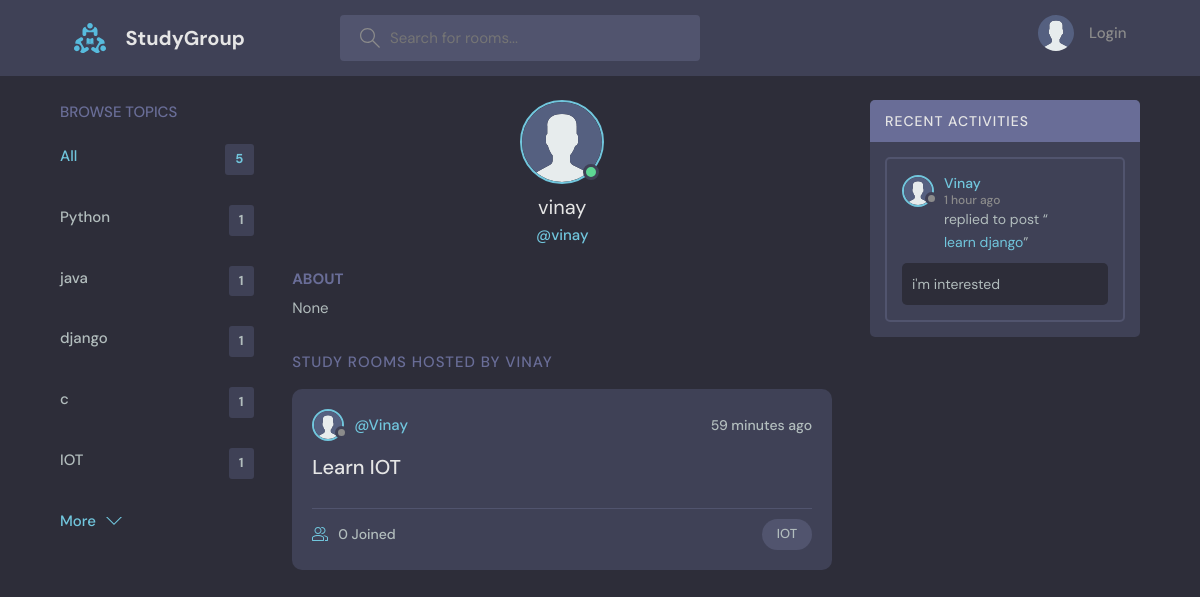
The page /profile/3 on the database its author committed.
### base/models.py (models this page shows, shortened)
class Topic(models.Model):
    name = models.CharField(max_length=200)

class User(AbstractUser):
    name = models.CharField(max_length=200, null=True)
    email = models.EmailField(unique=True, null=True)
    bio = models.TextField(null=True)
    avatar = models.ImageField(null= True, default = "avatar.svg")
    USERNAME_FIELD = 'email'
    REQUIRED_FIELDS = []

class Room(models.Model):
    host = models.ForeignKey(User, on_delete=models.SET_NULL, null= True)
    topic = models.ForeignKey(Topic, on_delete=models.SET_NULL, null= True)
    name = models.CharField(max_length = 200)
    description = models.TextField(null = True, blank = True)
    participants = models.ManyToManyField(User, related_name='participants', blank=True)
    updated = models.DateTimeField(auto_now = True)
    created = models.DateTimeField(auto_now_add = True)
    class Meta:
        ordering = ['-updated', '-created']
    def __str__(self):
        return self.name

class Message(models.Model):
    user = models.ForeignKey(User, on_delete=models.CASCADE)
    room = models.ForeignKey(Room, on_delete=models.CASCADE)
    body = models.TextField()
    updated = models.DateTimeField(auto_now = True)
    created = models.DateTimeField(auto_now_add = True)
    class Meta:
        ordering = ['-updated', '-created']

### base/views.py (the view)
# urls.py: path('profile/<str:pk>', views.userProfile, name="user-profile"),
def userProfile(request, pk):
    user = User.objects.get(id=pk)
    rooms = user.room_set.all()
    room_messages = user.message_set.all()
    topics = Topic.objects.all()
    context = {'user': user, 'rooms': rooms, 'room_messages': room_messages, 'topics': topics}
    return render(request, 'base/profile.html', context)

### base/templates/base/profile.html (shortened to what this page needs)
{%  extends 'main.html' %}
{% block content %}
  <main class="profile-page layout layout--3">
    <div class="container">
      {% include 'base/topics_component.html' %}
      <div class="roomList">
        <div class="profile">
          <div class="profile__avatar">
            <div class="avatar avatar--large active">
              <img src="{{user.avatar.url}}" />
            </div>
          </div>
          <div class="profile__info">
            <h3>{{user.username}}</h3>
            <p>@{{user.username}}</p>
          </div>
          <div class="profile__about">
            <h3>About</h3>
            <p>
              {{user.bio}}
            </p>
          </div>
        </div>
        <div class="roomList__header">
          <div>
            <h2>Study Rooms Hosted by {{user.username}}</a>
            </h2>
          </div>
        </div>
        {% include 'base/feed_component.html' %}
      </div>
      {% include 'base/activity_component.html' %}
    </div>
  </main>
{% endblock content %}

### base/templates/base/topics_component.html
<div class="topics">
    <div class="topics__header">
      <h2>Browse Topics</h2>
    </div>
    <ul class="topics__list">
      <li>
        <a href="{% url 'home' %}" class="active">All <span>{{topics.count}}</span></a>
      </li>
      {% for topic in topics %}
      <li>
        <a href="{% url 'home' %}?q={{topic.name}}">{{topic.name}}<span>{{topic.room_set.all.count}}</span></a>
      </li>
      {% endfor %}
    </ul>
    <a class="btn btn--link" href="{% url 'topics' %}">
      More
      <svg version="1.1" xmlns="http://www.w3.org/2000/svg" width="32" height="32" viewBox="0 0 32 32">
        <title>chevron-down</title>
        <path d="M16 21l-13-13h-3l16 16 16-16h-3l-13 13z"></path>
      </svg>
    </a>
  </div>

### base/templates/base/feed_component.html (shortened to what this page needs)
{% for room in rooms %}
<div class="roomListRoom">
    <div class="roomListRoom__header">
      <a href="{% url 'user-profile' room.host.id %}" class="roomListRoom__author">
        <div class="avatar avatar--small">
          <img src="{{room.host.avatar.url}}" />
        </div>
        <span>@{{room.host.name}}</span>
      </a>
      <div class="roomListRoom__actions">
        <span>{{room.created|timesince}} ago</span>
      </div>
    </div>
    <div class="roomListRoom__content">
      <a href="{% url 'room' room.id %}">{{room.name}}</a>
    </div>
    <div class="roomListRoom__meta">
      <a href="{% url 'room' room.id %}" class="roomListRoom__joined">
        {{room.participants.all.count}} Joined
      </a>
      <p class="roomListRoom__topic">{{room.topic.name}}</p>
    </div>
  </div>
{% endfor %}

### base/templates/base/activity_component.html (shortened to what this page needs)
<div class="activities">
    <div class="activities__header">
      <h2>Recent Activities</h2>
    </div>
    {% for message in room_messages %}
    <div class="activities__box">
      <div class="activities__boxHeader roomListRoom__header">
        <a href="{% url 'user-profile' message.user.id %}" class="roomListRoom__author">
          <div class="avatar avatar--small">
            <img src="{{message.user.avatar.url}}" />
          </div>
          <p>
            {{message.user.name}}
            <span>{{message.created|timesince}} ago</span>
          </p>
        </a>
      </div>
      <div class="activities__boxContent">
        <p>replied to post “<a href="{% url 'room' message.room.id %}">{{message.room}}</a>”</p>
        <div class="activities__boxRoomContent">
          {{message.body}}
        </div>
      </div>
    </div>
    {% endfor %}
  </div>

### rows shown on the page
Topic: name "Python", room_set.all.count "1"
Topic: name "java", room_set.all.count "1"
Topic: name "django", room_set.all.count "1"
Topic: name "c", room_set.all.count "1"
Topic: name "IOT", room_set.all.count "1"
User: avatar (placeholder picture), username "vinay", bio "None", username "VINAY"
Room: host.avatar (placeholder picture), host.name "Vinay", created "59 minutes", name "Learn IOT", participants.all.count "0", topic.name "IOT"
Message: user.avatar (placeholder picture), user.name "Vinay", created "1 hour", room "learn django", body "i'm interested"

### other values the page prints
{{ topics.count }} "5"
